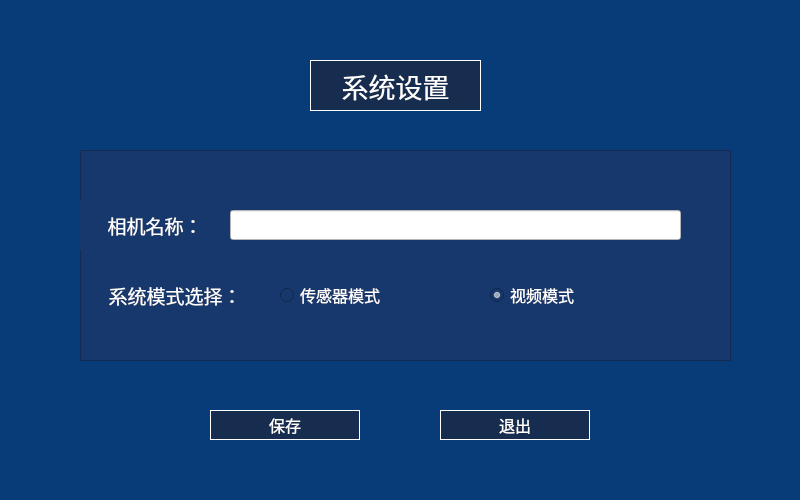
<?xml version="1.0" encoding="UTF-8"?>
<ui version="4.0">
 <class>Form</class>
 <widget class="QWidget" name="Form">
  <property name="geometry">
   <rect>
    <x>0</x>
    <y>0</y>
    <width>800</width>
    <height>500</height>
   </rect>
  </property>
  <property name="font">
   <font>
    <family>微软雅黑</family>
    <pointsize>20</pointsize>
   </font>
  </property>
  <property name="windowTitle">
   <string>Form</string>
  </property>
  <property name="styleSheet">
   <string notr="true">background-color: rgb(8, 60, 121)</string>
  </property>
  <widget class="QLabel" name="label">
   <property name="geometry">
    <rect>
     <x>310</x>
     <y>60</y>
     <width>171</width>
     <height>51</height>
    </rect>
   </property>
   <property name="font">
    <font>
     <family>微软雅黑</family>
     <pointsize>20</pointsize>
    </font>
   </property>
   <property name="layoutDirection">
    <enum>Qt::RightToLeft</enum>
   </property>
   <property name="styleSheet">
    <string notr="true">color: rgb(255, 255, 255);
background-color: rgb(23,45,79);
border:1px solid rgb(255, 255, 255);</string>
   </property>
   <property name="text">
    <string>系统设置</string>
   </property>
   <property name="alignment">
    <set>Qt::AlignCenter</set>
   </property>
  </widget>
  <widget class="QPushButton" name="btn_save">
   <property name="geometry">
    <rect>
     <x>210</x>
     <y>410</y>
     <width>150</width>
     <height>30</height>
    </rect>
   </property>
   <property name="minimumSize">
    <size>
     <width>150</width>
     <height>30</height>
    </size>
   </property>
   <property name="maximumSize">
    <size>
     <width>150</width>
     <height>30</height>
    </size>
   </property>
   <property name="font">
    <font>
     <family>微软雅黑</family>
     <pointsize>12</pointsize>
    </font>
   </property>
   <property name="styleSheet">
    <string notr="true">border:1px solid rgb(255, 255, 255);
color: rgb(255, 255, 255);
background-color: rgb(23,45,79);</string>
   </property>
   <property name="text">
    <string>保存</string>
   </property>
  </widget>
  <widget class="QPushButton" name="btn_exit">
   <property name="geometry">
    <rect>
     <x>440</x>
     <y>410</y>
     <width>150</width>
     <height>30</height>
    </rect>
   </property>
   <property name="minimumSize">
    <size>
     <width>150</width>
     <height>30</height>
    </size>
   </property>
   <property name="maximumSize">
    <size>
     <width>150</width>
     <height>30</height>
    </size>
   </property>
   <property name="font">
    <font>
     <family>微软雅黑</family>
     <pointsize>12</pointsize>
    </font>
   </property>
   <property name="styleSheet">
    <string notr="true">border:1px solid rgb(255, 255, 255);
color: rgb(255, 255, 255);
background-color: rgb(23,45,79);</string>
   </property>
   <property name="text">
    <string>退出</string>
   </property>
  </widget>
  <widget class="QFrame" name="frame">
   <property name="geometry">
    <rect>
     <x>80</x>
     <y>150</y>
     <width>651</width>
     <height>211</height>
    </rect>
   </property>
   <property name="styleSheet">
    <string notr="true">background-color: rgb(23, 56, 108);</string>
   </property>
   <property name="frameShape">
    <enum>QFrame::StyledPanel</enum>
   </property>
   <property name="frameShadow">
    <enum>QFrame::Raised</enum>
   </property>
   <widget class="QLabel" name="lab_hint2">
    <property name="geometry">
     <rect>
      <x>0</x>
      <y>50</y>
      <width>150</width>
      <height>50</height>
     </rect>
    </property>
    <property name="minimumSize">
     <size>
      <width>150</width>
      <height>50</height>
     </size>
    </property>
    <property name="maximumSize">
     <size>
      <width>150</width>
      <height>50</height>
     </size>
    </property>
    <property name="font">
     <font>
      <family>微软雅黑</family>
      <pointsize>14</pointsize>
      <weight>50</weight>
      <bold>false</bold>
     </font>
    </property>
    <property name="styleSheet">
     <string notr="true">color: rgb(255, 255, 255);</string>
    </property>
    <property name="text">
     <string>相机名称：</string>
    </property>
    <property name="alignment">
     <set>Qt::AlignCenter</set>
    </property>
   </widget>
   <widget class="QLineEdit" name="lineEdit">
    <property name="geometry">
     <rect>
      <x>150</x>
      <y>60</y>
      <width>451</width>
      <height>30</height>
     </rect>
    </property>
    <property name="maximumSize">
     <size>
      <width>500</width>
      <height>30</height>
     </size>
    </property>
    <property name="font">
     <font>
      <family>微软雅黑</family>
      <pointsize>11</pointsize>
      <weight>50</weight>
      <bold>false</bold>
     </font>
    </property>
    <property name="styleSheet">
     <string notr="true">background-color: rgb(255, 255, 255);</string>
    </property>
    <property name="text">
     <string/>
    </property>
   </widget>
   <widget class="QLabel" name="lab_hint1">
    <property name="geometry">
     <rect>
      <x>20</x>
      <y>120</y>
      <width>150</width>
      <height>50</height>
     </rect>
    </property>
    <property name="minimumSize">
     <size>
      <width>150</width>
      <height>50</height>
     </size>
    </property>
    <property name="maximumSize">
     <size>
      <width>150</width>
      <height>50</height>
     </size>
    </property>
    <property name="font">
     <font>
      <family>微软雅黑</family>
      <pointsize>14</pointsize>
      <weight>50</weight>
      <bold>false</bold>
     </font>
    </property>
    <property name="styleSheet">
     <string notr="true">color: rgb(255, 255, 255);</string>
    </property>
    <property name="text">
     <string>系统模式选择：</string>
    </property>
    <property name="alignment">
     <set>Qt::AlignCenter</set>
    </property>
   </widget>
   <widget class="QRadioButton" name="btn_sensor">
    <property name="geometry">
     <rect>
      <x>200</x>
      <y>120</y>
      <width>225</width>
      <height>50</height>
     </rect>
    </property>
    <property name="minimumSize">
     <size>
      <width>225</width>
      <height>50</height>
     </size>
    </property>
    <property name="maximumSize">
     <size>
      <width>225</width>
      <height>50</height>
     </size>
    </property>
    <property name="font">
     <font>
      <family>微软雅黑</family>
      <pointsize>12</pointsize>
     </font>
    </property>
    <property name="styleSheet">
     <string notr="true">color: rgb(255, 255, 255);</string>
    </property>
    <property name="text">
     <string>传感器模式</string>
    </property>
   </widget>
   <widget class="QRadioButton" name="btn_camera">
    <property name="geometry">
     <rect>
      <x>410</x>
      <y>120</y>
      <width>225</width>
      <height>50</height>
     </rect>
    </property>
    <property name="minimumSize">
     <size>
      <width>225</width>
      <height>50</height>
     </size>
    </property>
    <property name="maximumSize">
     <size>
      <width>225</width>
      <height>50</height>
     </size>
    </property>
    <property name="font">
     <font>
      <family>微软雅黑</family>
      <pointsize>12</pointsize>
     </font>
    </property>
    <property name="styleSheet">
     <string notr="true">color: rgb(255, 255, 255);</string>
    </property>
    <property name="text">
     <string>视频模式</string>
    </property>
    <property name="checked">
     <bool>true</bool>
    </property>
   </widget>
  </widget>
 </widget>
 <resources/>
 <connections/>
</ui>
